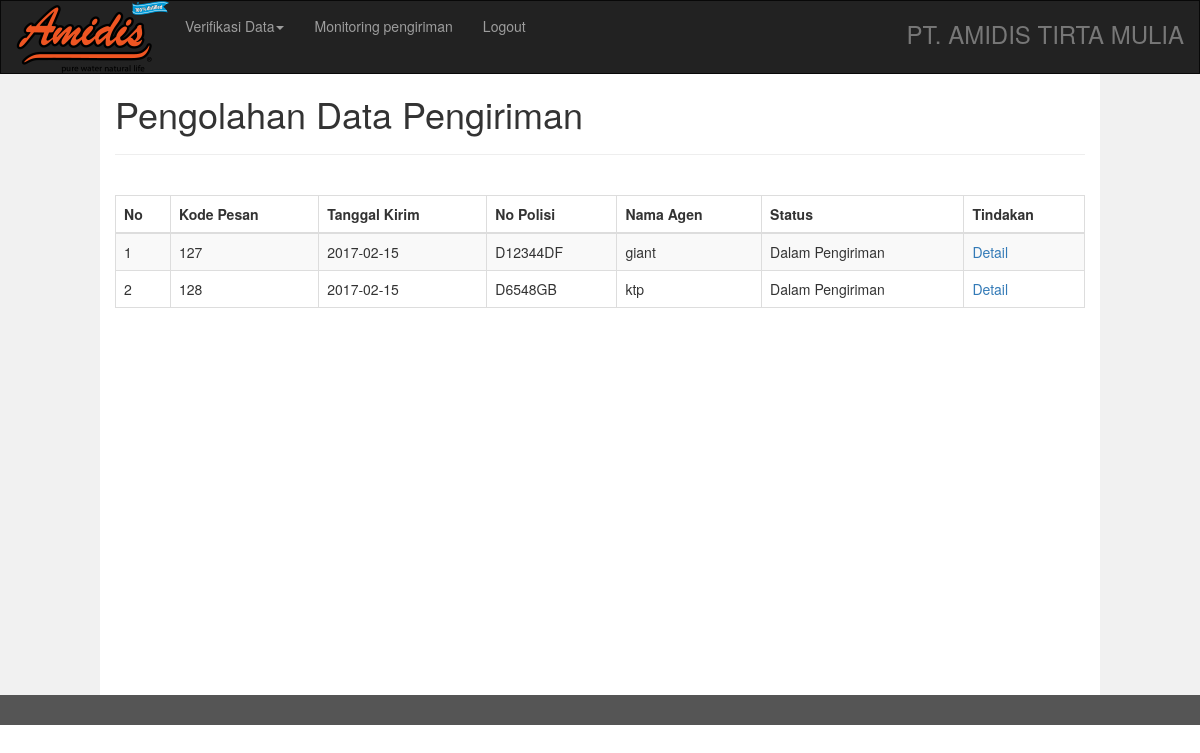
Page /monitoringpengiriman.php (signed in) on the committed database.
### tables this page shows
CREATE TABLE IF NOT EXISTS `t_pengiriman` (
  `id_kirim` int(10) NOT NULL AUTO_INCREMENT,
  `tgl_kirim` date DEFAULT NULL,
  `status` enum('Diterima','Dalam Pengiriman') DEFAULT NULL,
  `id_detail_pemesanan` int(20) DEFAULT NULL,
  `id_karyawan` int(5) DEFAULT NULL,
  `no_polisi` varchar(20) DEFAULT NULL,
  PRIMARY KEY (`id_kirim`),
  KEY `id_detail_pemesanan` (`id_detail_pemesanan`),
  KEY `id_karyawan` (`id_karyawan`),
  KEY `no_polisi` (`no_polisi`)
);

CREATE TABLE IF NOT EXISTS `t_pemesanan` (
  `kode_pesan` int(20) NOT NULL AUTO_INCREMENT,
  `tgl_pesan` date NOT NULL,
  `verifikasi` enum('sudah','belum') NOT NULL DEFAULT 'belum',
  `status` enum('sudah di setujui','belum di setujui') NOT NULL,
  `id_agen` int(12) NOT NULL,
  `total_harga` int(50) NOT NULL,
  PRIMARY KEY (`kode_pesan`),
  KEY `id_agen` (`id_agen`)
);

CREATE TABLE IF NOT EXISTS `t_kendaraan` (
  `no_polisi` varchar(20) NOT NULL,
  `jenis_kendaraan` enum('Engkel','Fuso') NOT NULL,
  `kendaraan` varchar(10) NOT NULL,
  `kapasitas` varchar(20) NOT NULL,
  `status` enum('tersedia','tidak tersedia') NOT NULL,
  PRIMARY KEY (`no_polisi`)
);

CREATE TABLE IF NOT EXISTS `t_agen` (
  `id_agen` int(5) NOT NULL AUTO_INCREMENT,
  `nama_agen` varchar(50) DEFAULT NULL,
  `alamat_agen` text,
  `kontak` varchar(12) DEFAULT NULL,
  `email` varchar(30) DEFAULT NULL,
  `status` enum('aktif','tidak aktif') DEFAULT NULL,
  PRIMARY KEY (`id_agen`)
);

### monitoringpengiriman.php (the view, shortened to what this page needs)
<!DOCTYPE html>
<html lang="en">
<head>
  <link rel="stylesheet" href="css/bootstrap.min.css">
</head>
<body>
<?php
$hasil = mysql_query("select t_pengiriman.tgl_kirim, t_pemesanan.kode_pesan, t_kendaraan.no_polisi, t_agen.nama_agen, t_pengiriman.status
from t_pengiriman join t_detail_pemesanan on t_pengiriman.id_detail_pemesanan = t_detail_pemesanan.id_detail_pemesanan
join t_pemesanan on t_detail_pemesanan.kode_pesan = t_pemesanan.`kode_pesan`
join t_kendaraan on t_pengiriman.no_polisi = t_kendaraan.no_polisi
JOIN t_agen ON t_pemesanan.id_agen = t_agen.`id_agen`") or die (mysql_error());
?>
<div class="navbar navbar-inverse">
  <div class="container-fluid">
    <div class="navbar-header">
       <a href="indexdirektur.php"><img src="logo.png" class="img-responsive" alt="Responsive image" ></a>
    </div>
    <div class="collapse navbar-collapse" id="myNavbar">
      <ul class="nav navbar-nav">
        <li class="dropdown">
          <a href="#" class="dropdown-toggle" data-toggle="dropdown" role="button" aria-haspopup="true" aria-expanded="false">Verifikasi Data<span class="caret"></span></a>
      <li><a href="monitoringpengiriman.php">Monitoring pengiriman</a></li>
        </li>
        <li><a href="login/login.php">Logout</a></li>
      </ul>
      <ul class="nav navbar-nav navbar-right">
        <li><h3 class="text-muted">PT. AMIDIS TIRTA MULIA</h3></li>
      </ul>
    </div>
  </div>
</div>
<div class="container-fluid text-center">
  <div class="row content">
    <div class="col-sm-1 sidenav">
    </div>
    <div class="col-sm-10 text-left">
      <h1>Pengolahan Data Pengiriman</h1>
      <hr>
	 <br>
	  <table class="table table-bordered table-striped">
	  	<thead>
			<tr>
				<th>No</th>
				<th>Kode Pesan</th>
				<th>Tanggal Kirim</th>
				<th>No Polisi</th>
				<th>Nama Agen</th>
				<th>Status</th>
				<th>Tindakan</th>
			</tr>
		</thead>
		<tbody>
			<?php
		 $i=1;
			while($row = mysql_fetch_array($hasil)){ ?>
			<tr>
				<td><?php echo $i; ?></td>
				<td><?php echo $row['kode_pesan']; ?></td>
				<td><?php echo $row['tgl_kirim']; ?></td>
				<td><?php echo $row['no_polisi']; ?></td>
				<td><?php echo $row['nama_agen']; ?></td>
				<td><?php echo $row['status']; ?></td>
				<td><a href=" <?php echo "monitoring_detail_pengiriman.php?&id=".$row['kode_pesan']; ?> ">Detail</a></td>
			</tr>
		<?php $i++;}  ?>
		</tbody>
	</table>
   </div>
    <div class="col-sm-1 sidenav">
   </div>
 </div>
</div>
<footer class="container-fluid text-center">
</footer>
</body>
</html>

### monitoringpengiriman.php (style rules this page uses)
.navbar { margin-bottom: 0; border-radius: 0; }
.row.content { height: 621px; }
.sidenav { padding-top: 20px; background-color: #f1f1f1; height: 100%; }
footer { background-color: #555; color: white; padding: 15px; }

### rows in the picture
t_pengiriman: t_pemesanan.kode_pesan "127", tgl_kirim "2017-02-15", no_polisi.no_polisi "D12344DF", t_agen.nama_agen "giant", status "Dalam Pengiriman"
t_pengiriman: t_pemesanan.kode_pesan "128", tgl_kirim "2017-02-15", no_polisi.no_polisi "D6548GB", t_agen.nama_agen "ktp", status "Dalam Pengiriman"
